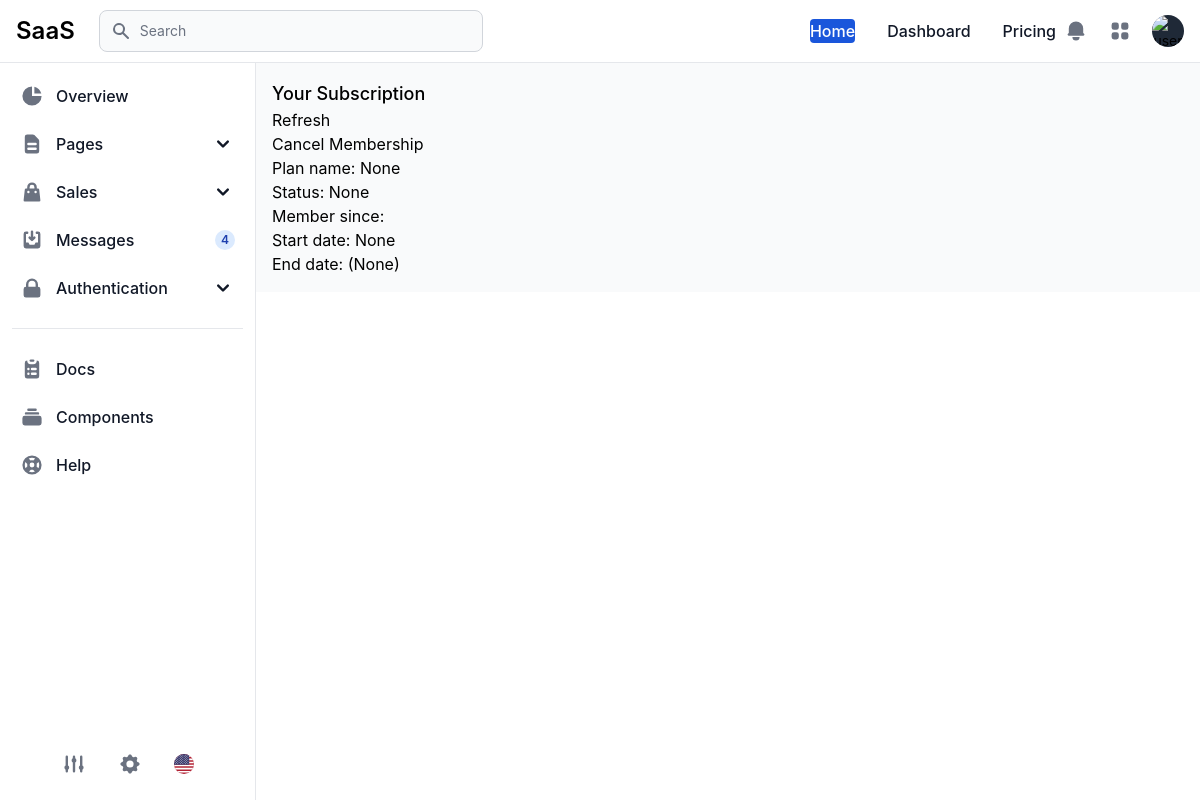
The app's page /accounts/billing/ (signed in) with its own data.
### subscriptions/models.py (models this page shows, shortened)
class UserSubscription(models.Model):
    user = models.OneToOneField(User, on_delete=models.CASCADE)
    subscription = models.ForeignKey(Subscription, on_delete=models.SET_NULL, null=True, blank=True)
    stripe_id = models.CharField(max_length=120, null=True, blank=True)
    active = models.BooleanField(default=True)
    user_cancelled = models.BooleanField(default=False)
    original_period_start = models.DateTimeField(auto_now=False, auto_now_add=False, blank=True, null=True)
    current_period_start = models.DateTimeField(auto_now=False, auto_now_add=False, blank=True, null=True)
    current_period_end = models.DateTimeField(auto_now=False, auto_now_add=False, blank=True, null=True)
    cancel_at_period_end = models.BooleanField(default=False)
    status = models.CharField(max_length=120, choices=SubscriptionStatus.choices, blank=True, null=True)
    objects = UserSubscriptionManager()
    def get_cancel_url(self):
        return reverse("user_subscription_cancel")
    @property
    def plan_name(self):
        if not self.subscription:
            return None
        return self.subscription.name

### subscriptions/views.py (the view, shortened to what this page needs)
# urls.py: path('accounts/billing/', subscription_views.user_subscription_view, name="user_subscription"),
@login_required
def user_subscription_view(request):
    user_sub_obj, created = UserSubscription.objects.get_or_create(user=request.user)
    return render(request, "subscriptions/user_detail_view.html", {"subscription": user_sub_obj})

### subscriptions/models.py (called while the page is built)
    def get_queryset(self):
        return UserSubscriptionQuerySet(self.model, using=self._db)

### templates/subscriptions/user_detail_view.html
{% extends 'dashboard/base.html' %}
{% load static %}
{% block content %}
<h1 class="text-lg font-medium" >Your Subscription</h1>
<form action="" method="POST">{% csrf_token %}
    <button type="submit">Refresh</button>
</form>
<a href="{{ subscription.get_cancel_url }}">Cancel Membership</a>
<p>Plan name: {{ subscription.plan_name }}</p>
<p>Status: {{ subscription.status|title }}</p>
<p>Member since: {{ subscription.current_period_start|timesince }}</p>
<p>Start date: {{ subscription.current_period_start }}</p>
<p>End date: {{ subscription.current_period_end|timeuntil }} ({{ subscription.current_period_end }})</p>
{% endblock %}

### records on screen
UserSubscription: plan_name "None", status "None", current_period_start "None", current_period_end "None"
